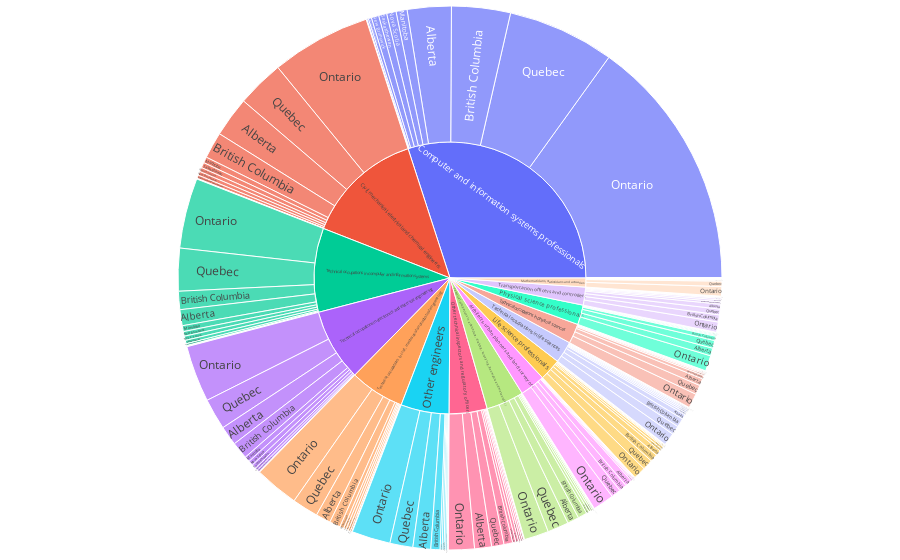

Source (notebook cell):
### Code cell
# Which state is the highest producers of jobs??

fig = px.sunburst(it, path=['occupation','Geography'], values='COUNT_ELF_FYFT')
fig.update_layout(margin = dict(t=6, l=6, r=6, b=10))
#fig.update_layout(uniformtext=dict(minsize=8, mode='hide'))
fig.show()

### Figure 1 — Plotly figure (JSON) as saved in the notebook; plotly's stock layout.template omitted (floating-point values rounded to 4 significant figures; data arrays with more than 128 entries replaced by an {"elided": "..."} marker saying what was removed)
{"data": [{"branchvalues": "total", "domain": {"x": [0, 1], "y": [0, 1]}, "hoverlabel": {"namelength": 0}, "hovertemplate": "labels=%{label}<br>COUNT_ELF_FYFT=%{value}<br>parent=%{parent}<br>id=%{id}", "ids": {"elided": "210 str values"}, "labels": {"elided": "210 str values"}, "name": "", "parents": {"elided": "210 str values"}, "type": "sunburst", "values": {"elided": "210 int values"}}], "layout": {"legend": {"tracegroupgap": 0}, "margin": {"b": 10, "l": 6, "r": 6, "t": 6}}}
